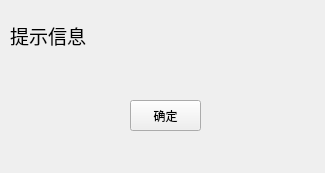
<?xml version="1.0" encoding="UTF-8"?>
<ui version="4.0">
 <class>Tips</class>
 <widget class="QWidget" name="Tips">
  <property name="geometry">
   <rect>
    <x>0</x>
    <y>0</y>
    <width>325</width>
    <height>173</height>
   </rect>
  </property>
  <property name="windowTitle">
   <string>Form</string>
  </property>
  <widget class="QLabel" name="label">
   <property name="geometry">
    <rect>
     <x>10</x>
     <y>0</y>
     <width>311</width>
     <height>71</height>
    </rect>
   </property>
   <property name="font">
    <font>
     <family>Agency FB</family>
     <pointsize>14</pointsize>
    </font>
   </property>
   <property name="text">
    <string>提示信息</string>
   </property>
  </widget>
  <widget class="QPushButton" name="pushButton">
   <property name="geometry">
    <rect>
     <x>130</x>
     <y>100</y>
     <width>71</width>
     <height>31</height>
    </rect>
   </property>
   <property name="mouseTracking">
    <bool>false</bool>
   </property>
   <property name="text">
    <string>确定</string>
   </property>
  </widget>
 </widget>
 <resources/>
 <connections/>
</ui>
